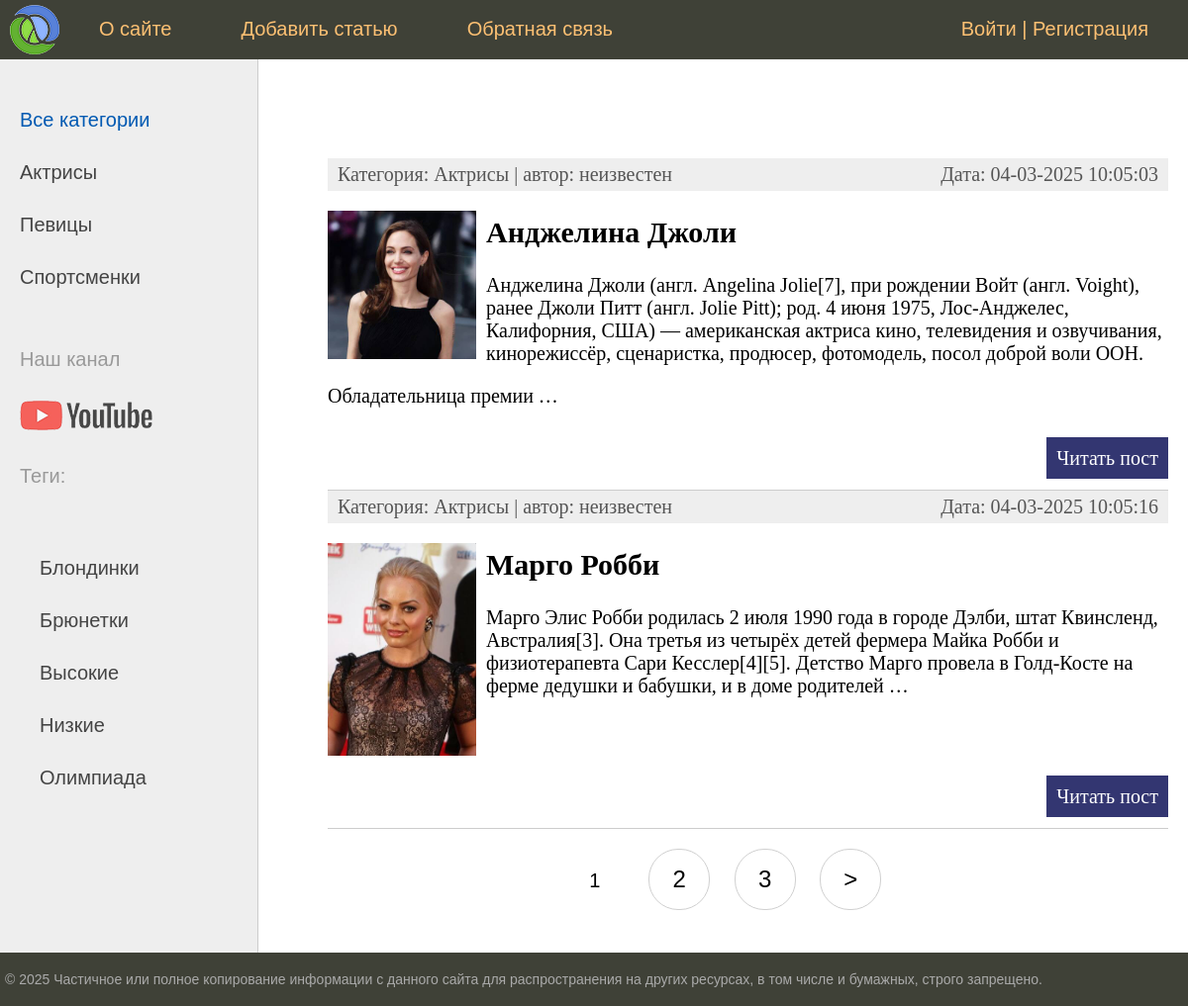
The page / on the database its author committed.
### thefamouswomen/models.py (models this page shows, shortened)
class Category(models.Model):
    name = models.CharField(max_length=100, db_index=True, verbose_name='Категория')
    slug = models.SlugField(max_length=255, unique=True, db_index=True)
    class Meta:
        verbose_name = 'Категория'
        verbose_name_plural = 'Категории'
    def get_absolute_url(self):
        return reverse('category', kwargs={'cat_slug':self.slug})

class TagPost(models.Model):
    tag = CharField(max_length=100, db_index=True)
    slug = SlugField(max_length=255, unique=True, db_index=True)
    def get_absolute_url(self):
        return reverse('tag', kwargs={'tag_slug':self.slug})

class Women(models.Model):
    class Status(models.IntegerChoices):
        DRAFT = 0, 'Черновик'
        PUBLISHED = 1, 'Опубликовано'
    title = models.CharField(max_length=255, verbose_name='Заголовок')
    slug = models.SlugField(max_length=255, unique=True, db_index=True, verbose_name='Slug', validators=[
                            MinLengthValidator(5, message='Минимум 5 символов'),
                            MaxLengthValidator(100, message='Максимум 100 символов')
    ])
    photo = models.ImageField(upload_to="photos/%Y/%m/%d/", default=None, blank=True, null=True, verbose_name='Фото')
    content = models.TextField(blank=True, verbose_name='Текст статьи')
    time_create = models.DateTimeField(auto_now_add=True, verbose_name='Время создания')
    time_update = models.DateTimeField(auto_now=True, verbose_name='Время изменения')
    is_published = models.BooleanField(choices=tuple(map(lambda x: (bool(x[0]), x[1]), Status.choices)), default=Status.DRAFT, verbose_name='Статус')
    cat = models.ForeignKey('Category', on_delete=models.PROTECT, related_name='posts', verbose_name='Категории')
    tags = models.ManyToManyField('TagPost', blank=True, related_name='tags', verbose_name='Теги')
    husband = models.OneToOneField('Husband', on_delete=models.SET_NULL, null=True, blank=True, related_name='woman', verbose_name='Муж')
    author = models.ForeignKey(get_user_model(), on_delete=models.SET_NULL, related_name='posts', null=True, default=None)
    objects = models.Manager()
    published = PublishedManager()
    class Meta:
        verbose_name = "Известные женщины"
        verbose_name_plural = "Известные женщины"
        ordering = ['time_create']
        indexes = [
            models.Index(fields=['-time_create'])
        ]
    def get_absolute_url(self):
        return reverse('post', kwargs={'post_slug': self.slug})

### thefamouswomen/views.py (the view)
# urls.py: path('', views.WomenHome.as_view(), name = 'home'),
class WomenHome(DataMixin, ListView):
    template_name = 'thefamouswomen/index.html'
    context_object_name = 'posts'
    title_page = 'Главная страница'
    cat_selected = 0
    def get_queryset(self):
        return Women.published.all().select_related('cat')

### thefamouswomen/models.py (called while the page is built)
    def get_queryset(self):
        return super().get_queryset().filter(is_published = Women.Status.PUBLISHED)

### thefamouswomen/templatetags/women_tags.py (called while the page is built)
@register.inclusion_tag('thefamouswomen/list_categories.html')
def show_categories(catselected = 0):
    cats = Category.objects.annotate(total = Count("posts")).filter(total__gt=0)
    return {'cats': cats, 'cat_selected': catselected}

@register.inclusion_tag('thefamouswomen/list_tags.html')
def show_all_tags():
    return {'tags': TagPost.objects.annotate(total = Count("tags")).filter(total__gt=0)
}

### users/context_processors.py (called while the page is built)
def get_women_context(request):
    return {'mainmenu': menu}

### thefamouswomen/templates/thefamouswomen/index.html (shortened to what this page needs)
{% extends 'base.html' %}
{% block content %}
<ul class="list-articles">
	{% for p in posts %}
			<li><div class='article-panel'>
				<p class="first">Категория: {{ p.cat.name }} | автор:
				{{ p.author.username|default:"неизвестен" }}</p>
				<p class="last">Дата: {{ p.time_update|date:"d-m-Y H:i:s" }}</p>
			</div>
{% if p.photo %}
<p><img class="img-article-left thumb" src="{{p.photo.url}}"></p>
{% endif %}
				<h2>{{p.title}}</h2>
    {% autoescape off %}
	{{p.content|linebreaks|truncatewords:40}}
    {% endautoescape %}
			<p class="link-read-post"><a href="{{ p.get_absolute_url }}">Читать пост</a></p>
			</li>
	{% endfor %}
</ul>
{% endblock %}
{% block navigation %}
{% if page_obj.has_other_pages %}
<nav class="list-pages">
    <ul>
        {% for p in paginator.page_range %}
		{% if page_obj.number == p %}
		<li class="page-num page-num-selected">{{ p }}</li>
		{% elif p >= page_obj.number|add:-2 and p <= page_obj.number|add:2 %}
        <li class="page-num">
            <a href="?page={{ p }}">{{ p }}</a>
        </li>
		{% endif %}
        {% endfor %}
		{% if page_obj.has_next %}
		<li class="page-num">
			<a href="?page={{ page_obj.next_page_number }}">&gt;</a>
		</li>
		{% endif %}
    </ul>
</nav>
{% endif %}
{% endblock %}

### templates/base.html (shortened to what this page needs)
{% load static %}
{% load women_tags %}
<!DOCTYPE html>
<html>
<head>
	<link type="text/css" href="{% static 'thefamouswomen/css/styles.css' %}" rel="stylesheet" />
</head>
<body>
<table class="table-page" border=0 cellpadding="0" cellspacing="0">
<tr><td valign=top>
{% block mainmenu %}
		<div class="header">
			<ul id="mainmenu" class="mainmenu">
			<li class="logo"><a href="{% url 'home' %}"><div class="logo"></div></a></li>
{% for m in mainmenu %}
	<li><a href="{% url m.url_name %}">{{m.title}}</a></li>
{% endfor %}
{% if user.is_authenticated %}
    <li class="last">
    <a href="{% url 'users:profile' %}">{{ user.username }}</a> |
    <form method="post" action="{% url 'users:logout' %}" style="display:inline;">
        {% csrf_token %}
        <button type="submit" style="background:none; border:none; color:inherit; font:inherit; cursor:pointer; padding:0;">Выйти</button>
    </form>
</li>
{% else %}
    <li class="last"><a href="{% url 'users:login' %}">Войти</a> | <a href="{% url 'users:register' %}">Регистрация</a></li>
{% endif %}
			</ul>
		</div>
{% endblock mainmenu %}
<table class="table-content" border=0 cellpadding="0" cellspacing="0">
<tr>
	<td valign="top" class="left-chapters">
	<ul id="leftchapters">
		{% if cat_selected == 0 %}
		<li class="selected">Все категории</li>
		{% else %}
		<li><a href="{% url 'home' %}">Все категории</a></li>
		{% endif %}
		{% show_categories cat_selected %}
		<li class="share">
		<p>Наш канал</p>
		<a class="share-yt" href="https://www.youtube.com/channel/UClJzWfGWuGJL2t-3dYKcHTA/playlists" target="_blank" rel="nofollow"></a>
		</li>
		<li>{% show_all_tags %}</li>
	</ul>
</td>
<td valign="top" class="content">
	<div class="content-text">
{% block content %}
{% endblock %}
	</div>
	{% block navigation %}
	{% endblock %}
</td></tr></table>
</td></tr>
<tr><td valign=top>
	<div id="footer">
		<p>&copy; 2025 Частичное или полное копирование информации с данного сайта для распространения на других ресурсах, в том числе и бумажных, строго запрещено.</p>
	</div>
</td></tr></table>
</body>
</html>

### thefamouswomen/templates/thefamouswomen/list_categories.html
{% for cat in cats %}
{% if cat.id == cat_selected %}
<li class="selected">{{ cat.name }}</li>
{% else %}
<li><a href="{{ cat.get_absolute_url }}">{{ cat.name }}</a></li>
{% endif %}
{% endfor %}

### thefamouswomen/templates/thefamouswomen/list_tags.html
{% if tags %}
<p>Теги:</p>
<ul class="tag_list">
    {% for t in tags %}
    <li><a href="{{ t.get_absolute_url }}">{{t.tag}}</a></li>
    {% endfor %}
</ul>
{% endif %}

### thefamouswomen/static/thefamouswomen/css/styles.css (style rules this page uses)
html, body { font-family: 'Arial'; margin: 0; padding: 0; height: 100%; width: 100%; color: #444; }
a { color: #0059b2; text-decoration: none; }
img { max-width: 600px; height: auto; }
img.img-article-left { max-width: 300px; height: auto; float: left; padding: 0 10px 10px 0; }
img.img-article-left.thumb { max-width: 150px; height: auto; }
p.link-read-post { text-align: right; }
p.link-read-post a { padding: 10px; min-width: 100px; background: #333671; color: #fff; text-decoration: none; }
div.article-panel { background: #eee; padding: 5px 10px 5px 10px; box-sizing: border-box; overflow: hidden; color: #555; }
div.article-panel p.first { margin: 0; float: left; }
div.article-panel p.last { margin: 0; float: right; }
ul.list-articles { list-style: none; margin: 0; padding: 0; }
ul.list-articles li { border-bottom: 1px solid #ccc; }
.table-page { width: 100%; height: 100%; vertical-align: top; }
.table-page tr { height: 100%; }
.header { background: #3F4137; height: 60px; }
.logo { background: url('../images/logo.png') no-repeat 10px 5px; width: 70px; height: 60px; }
ul.mainmenu { list-style: none; margin: 0; padding: 0; height: 60px; color: #fdc073; font-size: 20px; overflow: hidden; }
ul.mainmenu li { float: left; margin: 18px 40px 0 30px; }
ul.mainmenu li.logo { margin: 0; }
ul.mainmenu li.last { float: right; }
ul.mainmenu li a { color: #fdc073; text-decoration: none; }
.table-content { width: 100%; min-height: 100%; height: 100%; }
.left-chapters { margin: 0; background: #eee; border-right: 1px solid #ccc; }
.left-chapters ul { width: 230px; margin: 0; padding: 20px 10px 10px 20px; list-style: none; font-size: 20px; }
.left-chapters ul li { margin: 30px 0 0 0; color: #999; }
.left-chapters ul li.selected { color: #0059b2; }
.left-chapters ul li a { color: #444; text-decoration: none; }
.left-chapters ul li.share { margin: 60px 0 0 0; }
.left-chapters ul li.share p { margin: 30px 0 30px 0; }
.left-chapters ul li.share a { display: inline-block; width: 40px; height: 40px; margin: 0 20px 0 0; }
.left-chapters ul li.share a.share-yt { width: 100%; height: 30px; background: url('../images/share_yt.png') no-repeat 0 0 }
.content { padding: 40px 20px 20px 40px; width: 100%; box-sizing: border-box; }
.content-text { margin: 60px 0 0 30px; color: #000; font-size: 20px; font-family: Yandex Sans Display Light; }
#footer { box-sizing: border-box; background: #3F4137; padding: 5px; color: #aaa; font-size: 14px; font-family: Verdana, Geneva, Arial, Helvetica; text-align: left; overflow: hidden; }
.list-pages { text-align: center; margin: 0 0 20px 0; }
.list-pages ul { margin: 20px 0 0 0; padding: 0; list-style: none; }
.list-pages ul li { display: inline-block; margin: 0 20px 0 0; }
.list-pages a { color: #000; font-size: 24px; text-decoration: none; }
.list-pages .page-num, .page-num-selected { display: inline-block; width: 60px; height: 44px; padding: 16px 0 0 0; border: 1px solid #d0d0d0; border-radius: 30px; }
.list-pages .page-num-selected { border: none; color: #000; font-size: 20px; }

### rows shown on the page
Category: name "Актрисы"
Category: name "Певицы"
Category: name "Спортсменки"
TagPost: tag "Блондинки"
TagPost: tag "Брюнетки"
TagPost: tag "Высокие"
TagPost: tag "Низкие"
TagPost: tag "Олимпиада"
Women: cat.name "Актрисы", author.username "неизвестен", time_update "04-03-2025 10:05:03", photo (picture), title "Анджелина Джоли", content "Анджелина Джоли (англ. Angelina Jolie[7], при рождении Войт (англ. Voight), ранее Джоли Питт (англ. Jolie Pitt); род. 4 июня 1975, Лос-Анджелес, Калифорния, США) — американская актриса кино, телевидения и озвучивания, кинорежиссёр, сценаристка, продюсер, фотомодель, посол доброй воли ООН. Обладательница премии …"
Women: cat.name "Актрисы", author.username "неизвестен", time_update "04-03-2025 10:05:16", photo (picture), title "Марго Робби", content "Марго Элис Робби родилась 2 июля 1990 года в городе Дэлби, штат Квинсленд, Австралия[3]. Она третья из четырёх детей фермера Майка Робби и физиотерапевта Сари Кесслер[4][5]. Детство Марго провела в Голд-Косте на ферме дедушки и бабушки, и в доме родителей …"

### other values the page prints
{{ m.title }} "О сайте" "Добавить статью" "Обратная связь"
{{ p }} "1"
{{ p }} "2" "3"
